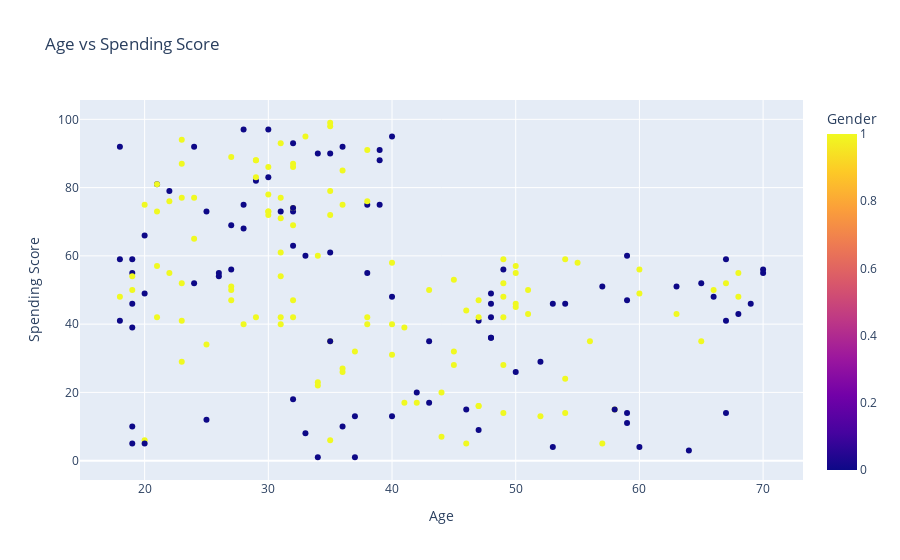

Notebook cell for this chart:
### Code cell
fig = px.scatter(data, 
                 x="Age", 
                 y="Spending Score (1-100)", 
                 color="Gender", 
                 hover_data=["Age", "Spending Score (1-100)"], 
                 title="Age vs Spending Score", 
                 labels={"Age": "Age", "Spending Score (1-100)": "Spending Score"})
fig.show()

### Figure 1 — Plotly figure (JSON) as saved in the notebook; plotly's stock layout.template omitted (floating-point values rounded to 4 significant figures; data arrays with more than 128 entries replaced by an {"elided": "..."} marker saying what was removed)
{"data": [{"hovertemplate": "Age=%{x}<br>Spending Score=%{y}<br>Gender=%{marker.color}<extra></extra>", "legendgroup": "", "marker": {"color": {"elided": "200 int values"}, "coloraxis": "coloraxis", "symbol": "circle"}, "mode": "markers", "name": "", "orientation": "v", "showlegend": false, "type": "scatter", "x": {"elided": "200 int values"}, "xaxis": "x", "y": {"elided": "200 int values"}, "yaxis": "y"}], "layout": {"coloraxis": {"colorbar": {"title": {"text": "Gender"}}, "colorscale": [[0, "#0d0887"], [0.1111, "#46039f"], [0.2222, "#7201a8"], [0.3333, "#9c179e"], [0.4444, "#bd3786"], [0.5556, "#d8576b"], [0.6667, "#ed7953"], [0.7778, "#fb9f3a"], [0.8889, "#fdca26"], [1, "#f0f921"]]}, "legend": {"tracegroupgap": 0}, "title": {"text": "Age vs Spending Score"}, "xaxis": {"anchor": "y", "domain": [0, 1], "title": {"text": "Age"}}, "yaxis": {"anchor": "x", "domain": [0, 1], "title": {"text": "Spending Score"}}}}
